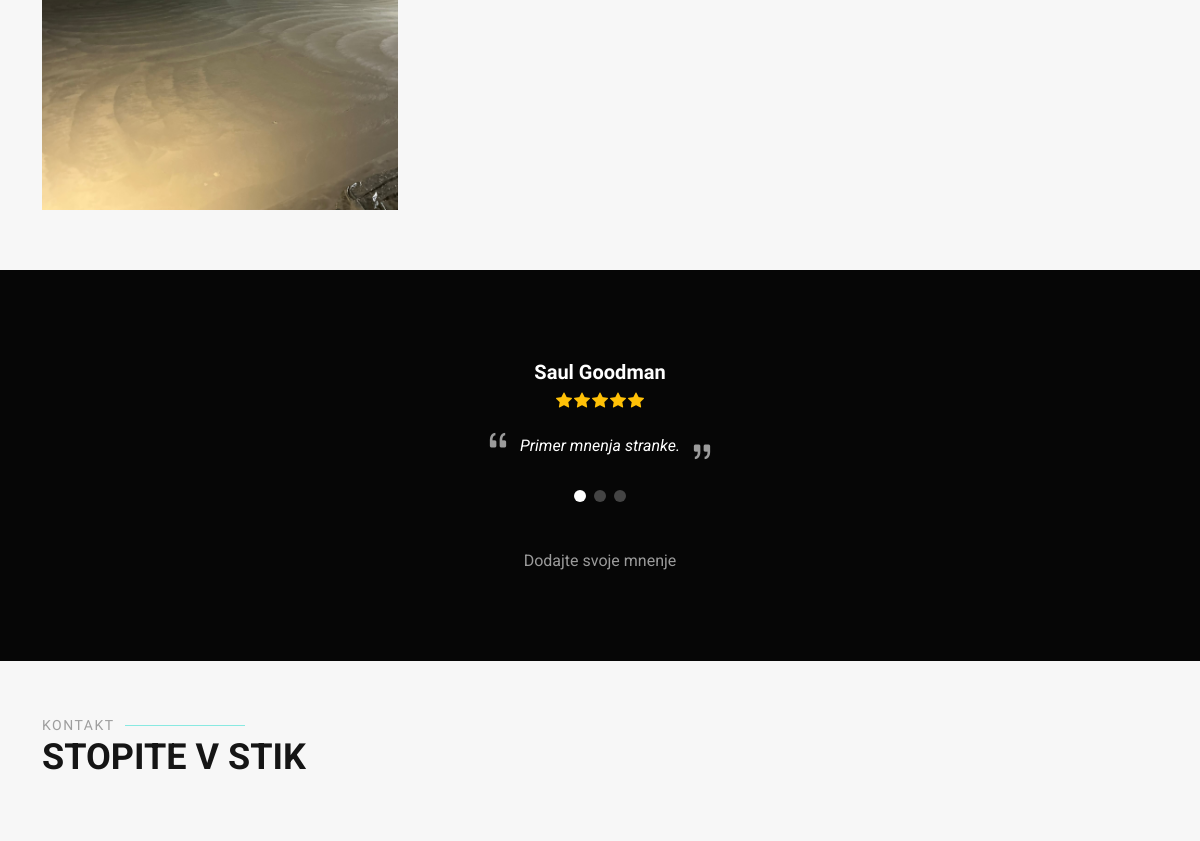
The app's page / (middle part), older data.
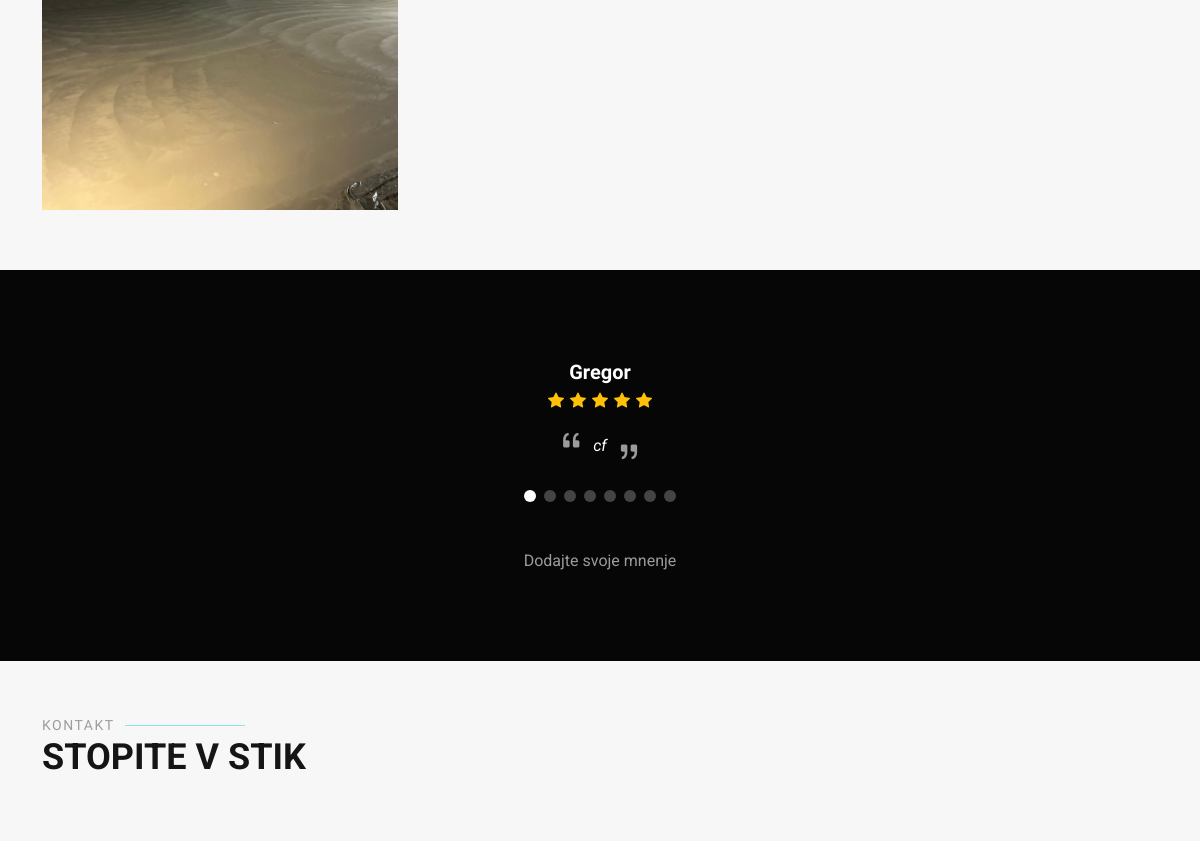
The same page, newer data.
### website/models.py (models this page shows, shortened)
class Testimonial(models.Model):
    name = models.CharField(max_length=100)
    rating = models.IntegerField(default=5)
    message = models.TextField()

### website/views.py (the view, shortened to what this page needs)
# urls.py: 2. Add a URL to urlpatterns:  path('', views.home, name='home')
def home(request):
    testimonial_form = TestimonialForm()
    message_sent = False
    name = ''
    testimonials = Testimonial.objects.all()
    return render(request, 'home.html', {
        'testimonials': testimonials,
        'testimonial_form': testimonial_form,
        'message_sent': message_sent,
        'sent_name': name,
    })

### website/templates/home.html (shortened to what this page needs)
{% load static %}
<!DOCTYPE html>
<html lang="en">
<head>
  <link href=" {% static 'website/assets/vendor/bootstrap/css/bootstrap.min.css' %} " rel="stylesheet">
  <link href=" {% static 'website/assets/vendor/bootstrap-icons/bootstrap-icons.css' %} " rel="stylesheet">
  <link href=" {% static 'website/assets/vendor/aos/aos.css' %} " rel="stylesheet">
  <link href=" {% static 'website/assets/vendor/swiper/swiper-bundle.min.css' %} " rel="stylesheet">
  <link href=" {% static 'website/assets/vendor/glightbox/css/glightbox.min.css' %} " rel="stylesheet">
  <link href="{% static 'website/assets/css/main.css' %}" rel="stylesheet">
</head>
<body class="index-page">
  <main class="main">
    <section id="portfolio" class="portfolio section">
      <div class="container">
        <div class="isotope-layout" data-default-filter=".filter-app" data-layout="masonry" data-sort="original-order">
          <div class="row gy-4 isotope-container" data-aos="fade-up" data-aos-delay="200">
            <div class="col-lg-4 col-md-6 portfolio-item isotope-item filter-app">
              <a href="{% static 'website/assets/img/masonry-portfolio/masonry-portfolio-1.jpg' %}" class="glightbox">
                <img src="{% static 'website/assets/img/masonry-portfolio/masonry-portfolio-1.jpg' %}" class="img-fluid" alt="">
              </a>
            </div>
          </div>
        </div>
      </div>
    </section>
      <section id="testimonials" class="testimonials section dark-background">
        <div class="container" data-aos="fade-up" data-aos-delay="100">
          <div class="swiper init-swiper">
            <div class="swiper-wrapper">
              {% if testimonials %}
                {% for testimonial in testimonials %}
                <div class="swiper-slide">
                  <div class="testimonial-wrap">
                    <div class="testimonial-item">
                      <h3>{{ testimonial.name }}</h3>
                      <div class="stars">
                        {% for _ in ""|rjust:testimonial.rating %}
                          <i class="bi bi-star-fill"></i>
                        {% endfor %}
                      </div>
                      <p>
                        <i class="bi bi-quote quote-icon-left"></i>
                        {{ testimonial.message }}
                        <i class="bi bi-quote quote-icon-right"></i>
                      </p>
                    </div>
                  </div>
                </div>
                {% endfor %}
                {% else %}
                <div class="swiper-slide">
                  <div class="testimonial-wrap">
                    <div class="testimonial-item">
                      <h3>Saul Goodman</h3>
                      <div class="stars">
                        <i class="bi bi-star-fill"></i><i class="bi bi-star-fill"></i><i class="bi bi-star-fill"></i><i class="bi bi-star-fill"></i><i class="bi bi-star-fill"></i>
                      </div>
                      <p>
                        <i class="bi bi-quote quote-icon-left"></i>
                        Primer mnenja stranke.
                        <i class="bi bi-quote quote-icon-right"></i>
                      </p>
                    </div>
                  </div>
                </div>
                {% endif %}
            </div>
            <div class="swiper-pagination"></div>
          </div>
          <div class="text-center mt-4">
            <button type="button" class="btn btn-text" data-bs-toggle="modal" data-bs-target="#testimonialModal">
              Dodajte svoje mnenje
            </button>
          </div>
        </div>
      </section>
    <section id="contact" class="contact section">
      <div class="container section-title" data-aos="fade-up">
        <h2>Kontakt</h2>
        <p>Stopite v stik</p>
      </div>
    </section>
  </main>
</body>
</html>

Row changes from the older to the newer data that the page shows:
added Testimonial: name "Gregor", rating 5 (drawn), message "cf"
Text that changed along with them:
text no longer shown: "Saul Goodman Primer mnenja stranke."
